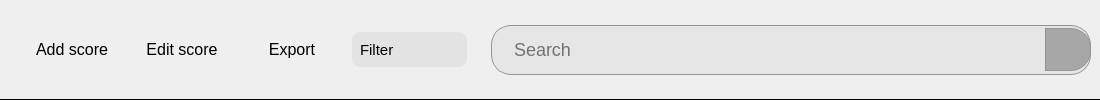
                  <widget class="QWidget" name="header_3" native="true">
                   <property name="minimumSize">
                    <size>
                     <width>1100</width>
                     <height>0</height>
                    </size>
                   </property>
                   <property name="maximumSize">
                    <size>
                     <width>16777215</width>
                     <height>145</height>
                    </size>
                   </property>
                   <property name="styleSheet">
                    <string notr="true">border-bottom: 1px solid rgb(0, 0, 0);
border-radius: 0px;</string>
                   </property>
                   <layout class="QVBoxLayout" name="verticalLayout_13">
                    <property name="leftMargin">
                     <number>0</number>
                    </property>
                    <property name="topMargin">
                     <number>0</number>
                    </property>
                    <property name="rightMargin">
                     <number>0</number>
                    </property>
                    <property name="bottomMargin">
                     <number>0</number>
                    </property>
                    <item>
                     <widget class="QWidget" name="widget_14" native="true">
                      <property name="minimumSize">
                       <size>
                        <width>0</width>
                        <height>0</height>
                       </size>
                      </property>
                      <property name="maximumSize">
                       <size>
                        <width>16777215</width>
                        <height>1000</height>
                       </size>
                      </property>
                      <property name="mouseTracking">
                       <bool>true</bool>
                      </property>
                      <property name="styleSheet">
                       <string notr="true">border:none;</string>
                      </property>
                      <layout class="QHBoxLayout" name="horizontalLayout_13">
                       <item>
                        <widget class="QWidget" name="widget_15" native="true">
                         <property name="minimumSize">
                          <size>
                           <width>0</width>
                           <height>0</height>
                          </size>
                         </property>
                         <property name="styleSheet">
                          <string notr="true">border:none;</string>
                         </property>
                         <layout class="QHBoxLayout" name="horizontalLayout_14">
                          <property name="topMargin">
                           <number>5</number>
                          </property>
                          <property name="rightMargin">
                           <number>11</number>
                          </property>
                          <property name="bottomMargin">
                           <number>5</number>
                          </property>
                          <item>
                           <widget class="QToolButton" name="addScoreBtn">
                            <property name="minimumSize">
                             <size>
                              <width>100</width>
                              <height>35</height>
                             </size>
                            </property>
                            <property name="styleSheet">
                             <string notr="true">#addScoreBtn{
	font-size:16px;	
}

#addScoreBtn::hover{
font-size:20px;
color: rgb(58, 45, 132);
background-color: rgb(232, 232, 232);
}</string>
                            </property>
                            <property name="text">
                             <string>Add score</string>
                            </property>
                           </widget>
                          </item>
                          <item>
                           <widget class="QToolButton" name="editScoreBtn">
                            <property name="minimumSize">
                             <size>
                              <width>100</width>
                              <height>35</height>
                             </size>
                            </property>
                            <property name="styleSheet">
                             <string notr="true">#editScoreBtn{
	font-size:16px;	
}

#editScoreBtn::hover{
font-size:20px;
color: rgb(58, 45, 132);
background-color: rgb(232, 232, 232);
}</string>
                            </property>
                            <property name="text">
                             <string>Edit score</string>
                            </property>
                           </widget>
                          </item>
                          <item>
                           <widget class="QToolButton" name="exportScoreBtn">
                            <property name="minimumSize">
                             <size>
                              <width>100</width>
                              <height>35</height>
                             </size>
                            </property>
                            <property name="font">
                             <font>
                              <pointsize>-1</pointsize>
                             </font>
                            </property>
                            <property name="styleSheet">
                             <string notr="true">#exportScoreBtn{
	font-size:16px;
	
}

#exportScoreBtn::hover{
font-size:20px;
color: rgb(58, 45, 132);
background-color: rgb(232, 232, 232);
}</string>
                            </property>
                            <property name="text">
                             <string>Export</string>
                            </property>
                           </widget>
                          </item>
                          <item>
                           <widget class="QComboBox" name="filterScoreCB">
                            <property name="minimumSize">
                             <size>
                              <width>115</width>
                              <height>35</height>
                             </size>
                            </property>
                            <property name="maximumSize">
                             <size>
                              <width>115</width>
                              <height>16777215</height>
                             </size>
                            </property>
                            <property name="styleSheet">
                             <string notr="true">#filterScoreCB{
border-radius: 8px;
font-size: 15px;
padding-left: 8px;
border: 0px solid rgb(99, 99, 99);
background-color: rgb(227, 227, 227)
}

#filterScoreCB:hover{
	background-color: rgb(206, 206, 206);
}

#filterScoreCB::down-arrow {
    image: url(:/UI/icons/chevron-down.svg);
    width: 14px;
    height: 14px;
}

#filterScoreCB::drop-down {
	border: 0px;
    subcontrol-origin: padding;
    subcontrol-position: top right;
    width: 20px; /* chiều rộng của nút mũi tên */
	padding-right: 2px;
}</string>
                            </property>
                            <property name="editable">
                             <bool>false</bool>
                            </property>
                            <property name="iconSize">
                             <size>
                              <width>15</width>
                              <height>15</height>
                             </size>
                            </property>
                            <item>
                             <property name="text">
                              <string>Filter</string>
                             </property>
                             <property name="icon">
                              <iconset>
                               <normaloff>C:/Users/lenovo/.designer/icons/filter.svg</normaloff>C:/Users/lenovo/.designer/icons/filter.svg</iconset>
                             </property>
                            </item>
                            <item>
                             <property name="text">
                              <string>sort A - Z</string>
                             </property>
                            </item>
                            <item>
                             <property name="text">
                              <string>sort Z - A</string>
                             </property>
                            </item>
                           </widget>
                          </item>
                         </layout>
                        </widget>
                       </item>
                       <item>
                        <widget class="QWidget" name="frameSearch_2" native="true">
                         <property name="enabled">
                          <bool>true</bool>
                         </property>
                         <property name="minimumSize">
                          <size>
                           <width>0</width>
                           <height>40</height>
                          </size>
                         </property>
                         <property name="maximumSize">
                          <size>
                           <width>600</width>
                           <height>50</height>
                          </size>
                         </property>
                         <property name="styleSheet">
                          <string notr="true">border: 1px solid rgb(148, 148, 148);
padding: 5px  10px;
background-color: rgb(230, 230, 230);
border-radius: 20px;</string>
                         </property>
                         <layout class="QHBoxLayout" name="horizontalLayout_17">
                          <property name="spacing">
                           <number>11</number>
                          </property>
                          <property name="leftMargin">
                           <number>11</number>
                          </property>
                          <property name="topMargin">
                           <number>0</number>
                          </property>
                          <property name="rightMargin">
                           <number>0</number>
                          </property>
                          <property name="bottomMargin">
                           <number>0</number>
                          </property>
                          <item>
                           <widget class="QLineEdit" name="searchName">
                            <property name="minimumSize">
                             <size>
                              <width>255</width>
                              <height>0</height>
                             </size>
                            </property>
                            <property name="maximumSize">
                             <size>
                              <width>1000</width>
                              <height>16777215</height>
                             </size>
                            </property>
                            <property name="styleSheet">
                             <string notr="true">border:none;
font-size:18px;
</string>
                            </property>
                            <property name="alignment">
                             <set>Qt::AlignLeading|Qt::AlignLeft|Qt::AlignVCenter</set>
                            </property>
                            <property name="placeholderText">
                             <string>Search</string>
                            </property>
                           </widget>
                          </item>
                          <item alignment="Qt::AlignLeft">
                           <widget class="QPushButton" name="searchStdBtn_2">
                            <property name="maximumSize">
                             <size>
                              <width>46</width>
                              <height>43</height>
                             </size>
                            </property>
                            <property name="font">
                             <font>
                              <weight>50</weight>
                              <bold>false</bold>
                             </font>
                            </property>
                            <property name="cursor">
                             <cursorShape>PointingHandCursor</cursorShape>
                            </property>
                            <property name="styleSheet">
                             <string notr="true">#searchStdBtn_2{
border-top-right-radius: 20px;
border-bottom-right-radius: 20px;
border-top-left-radius: 0px;
border-bottom-left-radius: 0px;
background-color: rgb(167, 167, 167)
}

#searchStdBtn_2:hover{
background-color: rgb(107, 107, 107)
}</string>
                            </property>
                            <property name="text">
                             <string/>
                            </property>
                            <property name="icon">
                             <iconset>
                              <normaloff>../icons/search.svg</normaloff>../icons/search.svg</iconset>
                            </property>
                            <property name="iconSize">
                             <size>
                              <width>20</width>
                              <height>20</height>
                             </size>
                            </property>
                           </widget>
                          </item>
                         </layout>
                        </widget>
                       </item>
                      </layout>
                     </widget>
                    </item>
                   </layout>
                  </widget>
